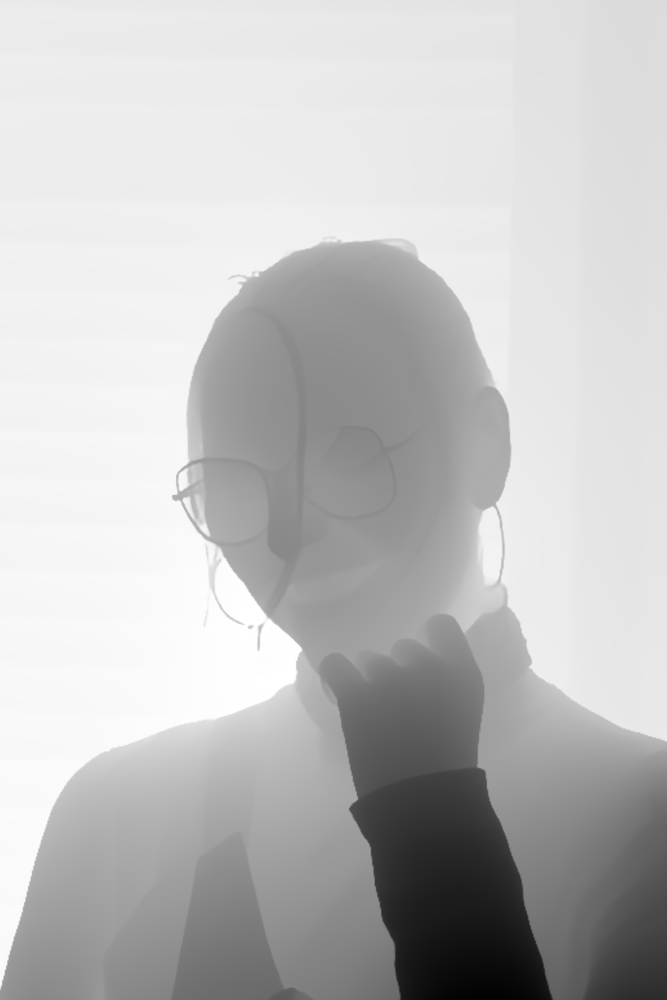
#> input picture examples/001_depth.png, 667 x 1000 px, shrunk from 1280 x 1920 before the run, given in place of 001.png, which was not available
$ python scatter_blur.py
#> lines starting #> are read from the running program, lines starting #| are printed output that depends on the picture; pictures that were not available may be replaced by others from this repository, and a replacement may not be noted
import numpy as np
import os

# [66 lines left out: functions sumArea, ScatterBlurOptim, sumAreaWithAlpha, ScatterBlurOptimWithAlpha, not called in this run]

def sumAreaWithDepth(img:np.ndarray, depth:np.ndarray, focal_depth:int, focus_tol:int, max_disk_r: int) \
    -> tuple[np.ndarray, np.ndarray]:

    def createDiskTable():
        radius2disktable = {}
        radius2disktable[0] = np.zeros(1, np.int32)

        for disk_r in range(1, max_disk_r+1):
            disk_table = np.zeros((2*disk_r+1), np.int32)
            for i, dy in enumerate(range(-disk_r, disk_r+1)):
                disk_table[i] = int((disk_r*disk_r - dy*dy)**0.5);

            radius2disktable[disk_r] = disk_table
        return radius2disktable

    h, w, c = img.shape
    sum_table = np.zeros((h,w,c), np.int32)
    count_table = np.zeros((h,w), np.int32)
    radius2disktable = createDiskTable()

    max_depth_disp = float(max(focal_depth, 255-focal_depth) - focus_tol)
    for y in range(h):
        for x in range(w):
            depth_r = max(abs(depth[y,x] - focal_depth)-focus_tol, 0) / max_depth_disp
            disk_r = int(depth_r*max_disk_r + 0.5)

            disk_table = radius2disktable[disk_r]
            for i, dy in enumerate(range(-disk_r, disk_r+1)):
                target_y = y + dy
                if(target_y < 0 or target_y >= h):
                    continue

                dx = disk_table[i]
                x_l = max(x - dx, 0)
                x_r = min(x + dx, w-1)

                sum_table[target_y, x_l, :] += img[y, x, :]
                count_table[target_y, x_l] += 1

                if(x_r < w-1):
                    sum_table[target_y, x_r+1, :] -= img[y, x, :]
                    count_table[target_y, x_r+1] -= 1

    return sum_table, count_table

def ScatterBlurWithDepth(img:np.ndarray, depth:np.ndarray, focal_depth:int, focus_tol:int, max_disk_r:int) \
    -> np.ndarray:
    sum_area, count_area = sumAreaWithDepth(img, depth, focal_depth, focus_tol, max_disk_r)

    sum_area = sum_area.cumsum(axis=1).astype(np.float32)
    count_area = count_area.cumsum(axis=1).astype(np.float32)
    count_area[count_area == 0] = 1

    blur_img = sum_area / count_area[:,:, None]
    blur_img = (blur_img + 0.5).astype(np.uint8)
    return blur_img

if __name__ == "__main__":
    import cv2
    img_path = "./examples/001.png"
    img = cv2.imread(img_path)
#> img is the input picture: shape (1000, 667, 3); min 1, max 255, mean 191.7

    h, w, _ = img.shape
#> h = 1000; w = 667
    down_scale = 2.0
    sub_h, sub_w = int(h/down_scale), int(w/down_scale)
#> sub_h = 500; sub_w = 333
    sub_img = cv2.resize(img, (sub_w, sub_h))

    blur_r = 10
    sub_blur_r = int(blur_r / down_scale +0.5)
    '''
    blur_img = ScatterBlurOptim(sub_img, blur_r)
    blur_img = cv2.resize(blur_img, (w, h))
    img_name = os.path.splitext(os.path.basename(img_path))[0]
    save_path = f"./{img_name}_blurR_{blur_r}.png"
    cv2.imwrite(save_path, blur_img)
    '''

    depth_path = "./examples/001_depth.png"
    depth_map = cv2.imread(depth_path, cv2.IMREAD_GRAYSCALE)
#> depth_map: shape (1000, 667); min 1, max 255, mean 191.7
    sub_depth_map = cv2.resize(depth_map, (sub_w, sub_h))
    sub_depth_map_int = sub_depth_map.astype(np.int32)
    focal_depth = 128
    focus_tol = 0
    blur_img = ScatterBlurWithDepth(sub_img, sub_depth_map_int, focal_depth, focus_tol, blur_r)
#> after the loop in sumAreaWithDepth, `for y in range(h):`:
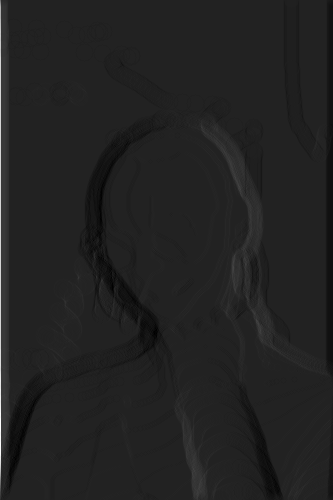
#> count_table: shape (500, 333) int32; min -26, max 169, mean 0.2; drawn with min black and max white
#> in ScatterBlurWithDepth, `sum_area = sum_area.cumsum(axis=1).astype(np.float32)`:
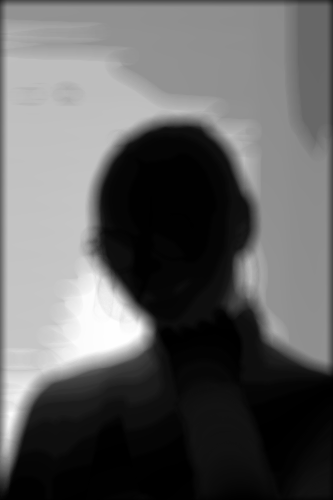
#> sum_area: shape (500, 333, 3) float32; min 122, max 80586, mean 30764.9; drawn with min black and max white
#> in ScatterBlurWithDepth, `count_area = count_area.cumsum(axis=1).astype(np.float32)`:
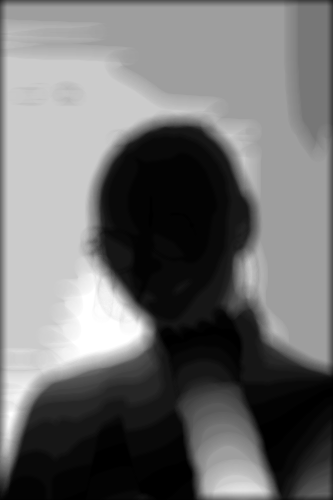
#> count_area: shape (500, 333) float32; min 1, max 317, mean 139.2; drawn with min black and max white
#> in ScatterBlurWithDepth, `blur_img = sum_area / count_area[:,:, None]`:
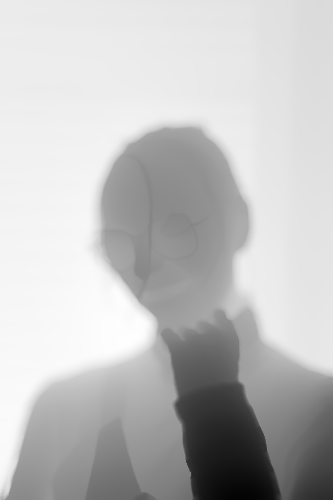
#> blur_img: shape (500, 333, 3) float32; min 3.62, max 254.3, mean 192.6
    blur_img = cv2.resize(blur_img, (w, h))
#> blur_img: shape (1000, 667, 3)
    img_name = os.path.splitext(os.path.basename(img_path))[0]
    save_path = f"./{img_name}_blurR_{blur_r}_focal_{focal_depth}.png"
    cv2.imwrite(save_path, blur_img)
